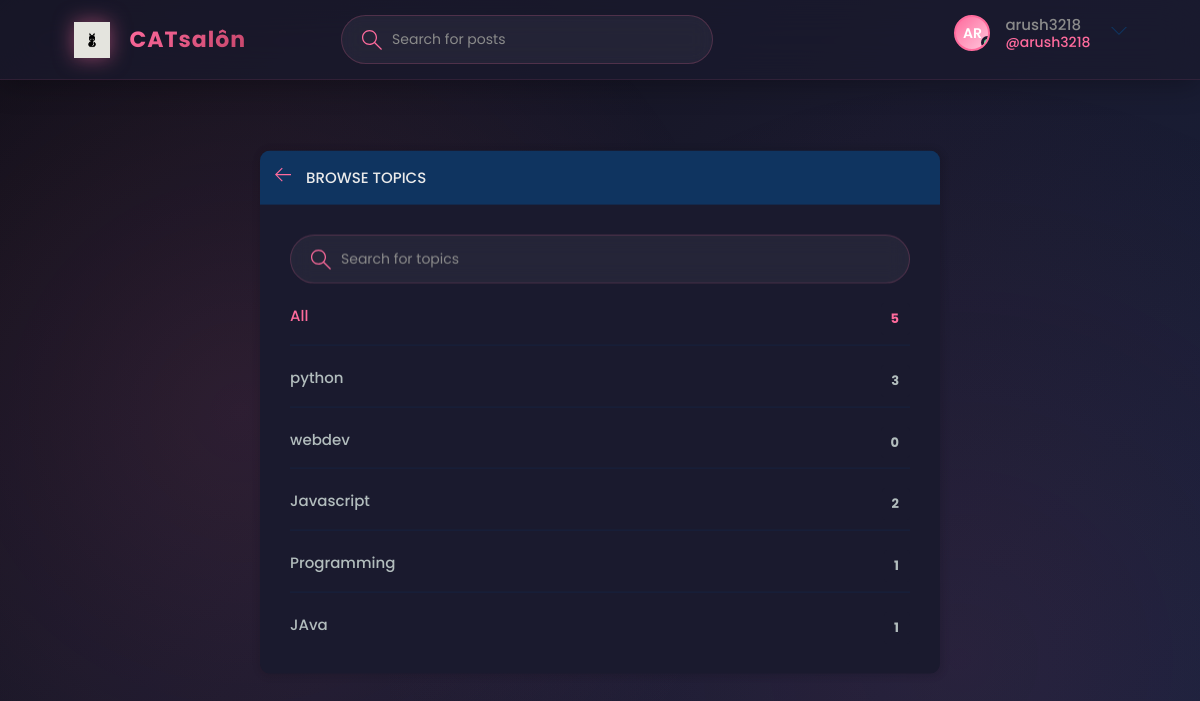
The app's page /topics/ (signed in) with its own data.
### base/models.py (models this page shows, shortened)
class Topic(models.Model):
    name = models.CharField(max_length=200)

### base/views.py (the view)
# urls.py: path('topics/', views.topicsPage, name="topics"),
def topicsPage(request):
    q = request.GET.get('q') if request.GET.get('q') != None else ''
    topics = Topic.objects.filter(name__icontains=q)
    return render(request, 'base/topics.html', {'topics': topics})

### base/templates/base/topics.html (shortened to what this page needs)
{% extends 'main.html' %} {% block content %}
<main class="create-room layout">
  <div class="container">
    <div class="layout__box">
      <div class="layout__boxHeader">
        <div class="layout__boxTitle">
          <a href="{% url 'home' %}">
            <svg
              version="1.1"
              xmlns="http://www.w3.org/2000/svg"
              width="32"
              height="32"
              viewBox="0 0 32 32"
            >
              <title>arrow-left</title>
              <path
                d="M13.723 2.286l-13.723 13.714 13.719 13.714 1.616-1.611-10.96-10.96h27.625v-2.286h-27.625l10.965-10.965-1.616-1.607z"
              ></path>
            </svg>
          </a>
          <h3>Browse Topics</h3>
        </div>
      </div>
      <div class="topics-page layout__body">
        <form action="" method="GET" class="header__search">
          <label>
            <input name="q" placeholder="Search for topics" />
          </label>
        </form>
        <ul class="topics__list">
          <li>
            <a href="{% url 'topics' %}" class="active"
              >All <span>{{topics.count}}</span></a
            >
          </li>
          {% for topic in topics %}
          <li>
            <a href="{% url 'home' %}?q={{topic.name}}"
              >{{ topic.name }} <span>{{topic.room_set.all.count}}</span></a
            >
          </li>
          {% endfor %}
        </ul>
      </div>
    </div>
  </div>
</main>
{% endblock content %}

### templates/navbar.html (shortened to what this page needs)
{% load static %}
<header class="header header--loggedIn">
  <div class="container">
    <a href="{% url 'home' %}" class="header__logo">
      <img src="{% static 'images/logo.png' %}" />
      <h1>CATsalôn</h1>
    </a>
    <form class="header__search" method="GET" action="{% url 'home' %}">
      <label>
        <input name="q" placeholder="Search for posts" />
      </label>
    </form>
    <nav class="header__menu">
      {% if request.user.is_authenticated%}
      <div class="header__user">
        <a href="{% url 'update_user' %}">
          <div class="avatar avatar--medium active">
            {{ request.user.username|slice:":2"|upper }}
          </div>
          <p>
            {{ request.user.username }}
            <span>@{{ request.user.username }}</span>
          </p>
        </a>
        <button class="dropdown-button">
          <svg
            version="1.1"
            xmlns="http://www.w3.org/2000/svg"
            width="32"
            height="32"
            viewBox="0 0 32 32"
          >
            <title>chevron-down</title>
            <path d="M16 21l-13-13h-3l16 16 16-16h-3l-13 13z"></path>
          </svg>
        </button>
      </div>
      {% else %} {% comment %} Not Logged In {% endcomment %}
      <a href="{% url 'login' %}">
        <img src="{% static 'images/avatar.svg'%}" />
        <p>Login</p>
      </a>
      {% endif %}
    </nav>
  </div>
</header>

### records on screen
Topic: name "python", room_set.all.count "3"
Topic: name "webdev", room_set.all.count "0"
Topic: name "Javascript", room_set.all.count "2"
Topic: name "Programming", room_set.all.count "1"
Topic: name "JAva", room_set.all.count "1"

### other values on screen
{{ request.user.username|slice:":2"|upper }} "AR"
{{ request.user.username }} "arush3218"
{{ topics.count }} "5"
